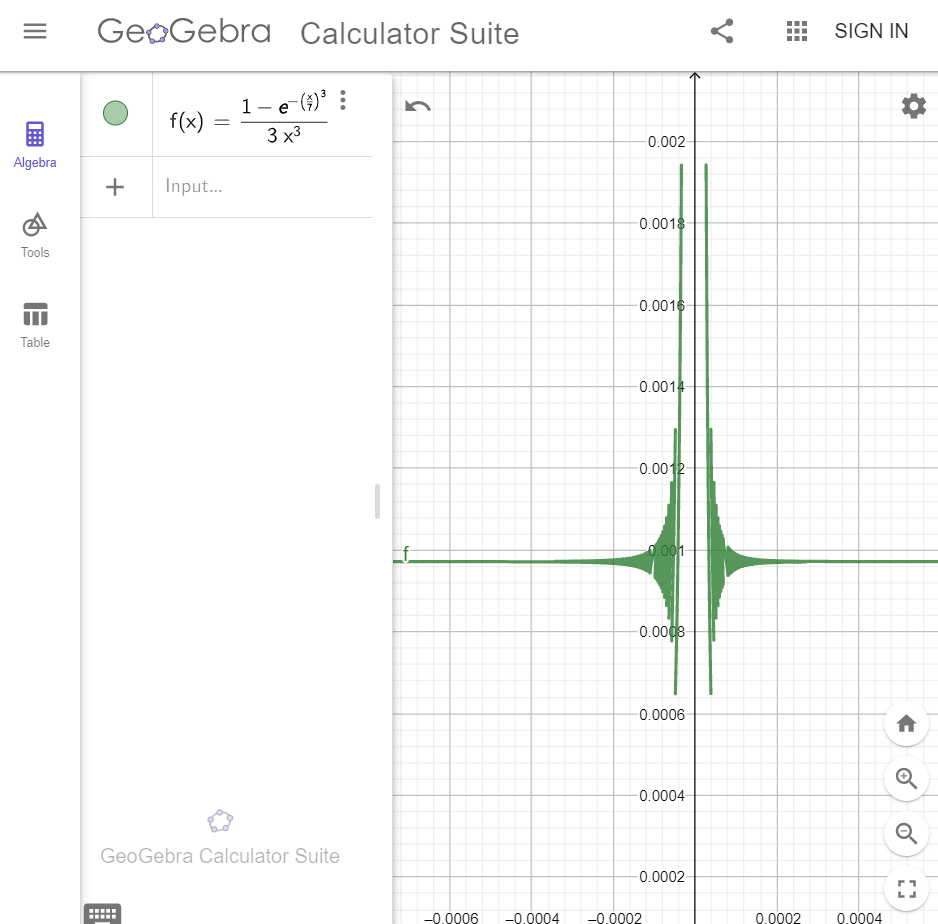
%> input picture Lab_1_part_2/try_2/geogebra_fluctuations.png, 938 x 924 px
$ octave t_7.m   (GNU Octave 9; MATLAB toolbox functions it lacks are replaced by stand-ins)
%> lines starting %> are read from the running program, lines starting %| are printed output that depends on the picture
clc; clear; close all; format long;
% Integral med förbehandling
% Goal: numeric approximation within 1e-9 tolerance.
integrand = @(x) (1 - exp(-(x./7).^3)) ./ (3.*x.^3);

% Ceriet Gabriel Olof
% Gustav Karlander

% Robin gunnarson
% Erik Gelfsgren

% Johan Liu
% Axel Ström

% Mats "David" Hapanees
% Anderw mc pheson

% Markkus Lindgren
% Anton yakubenko

% Cassandra Oscarson
% Lykke Throne-Holst

% a. Plot from x = 0 to x = 50
figure(1)
x_vector = linspace(0, 2*10^(-4)); figure(1);
plot(x_vector, integrand(x_vector))
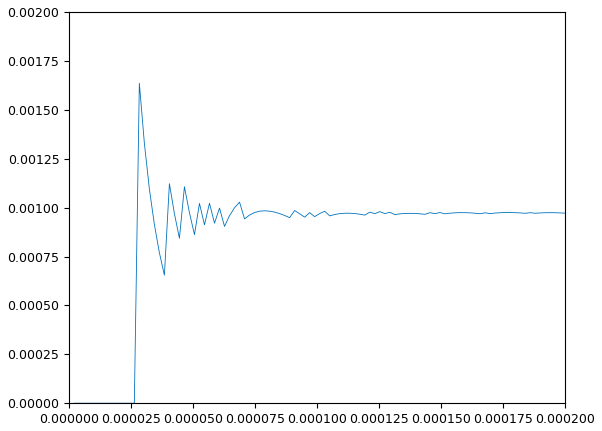
%> figure redrawn from the program's plot data; curve peaks at x = 2.83e-05, y = 0.00164
figure(4)
x_vector = linspace(30, 100);
plot(x_vector, integrand(x_vector))
hold on % let's plot our comparison integrand
plot(x_vector, 1./ x_vector.^3); legend("integrand", "comp")
%> after `legend("integrand", "comp")`:
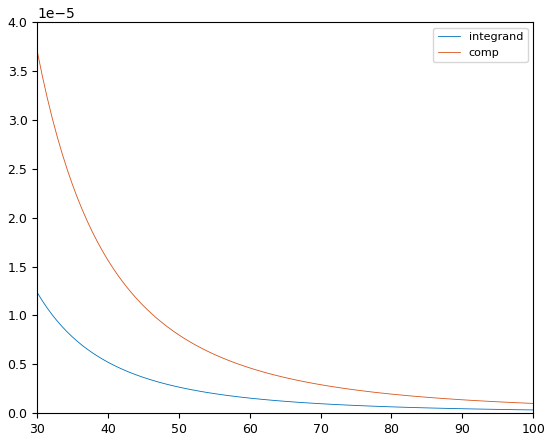
%> figure redrawn from the program's plot data; curve peaks at x = 30, y = 1.23e-05; curve peaks at x = 30, y = 3.7e-05
% Why does it fluctuate so much in the beginning?
% It should be smooth, the integrand is a composition of
% continuous functions. ... but it's almost a division by
% zeros in the very beginning.
figure(2); image(imread('geogebra_fluctuations.png'))
figure(3); image(imread('geogebra_fluctuations_2.png'))
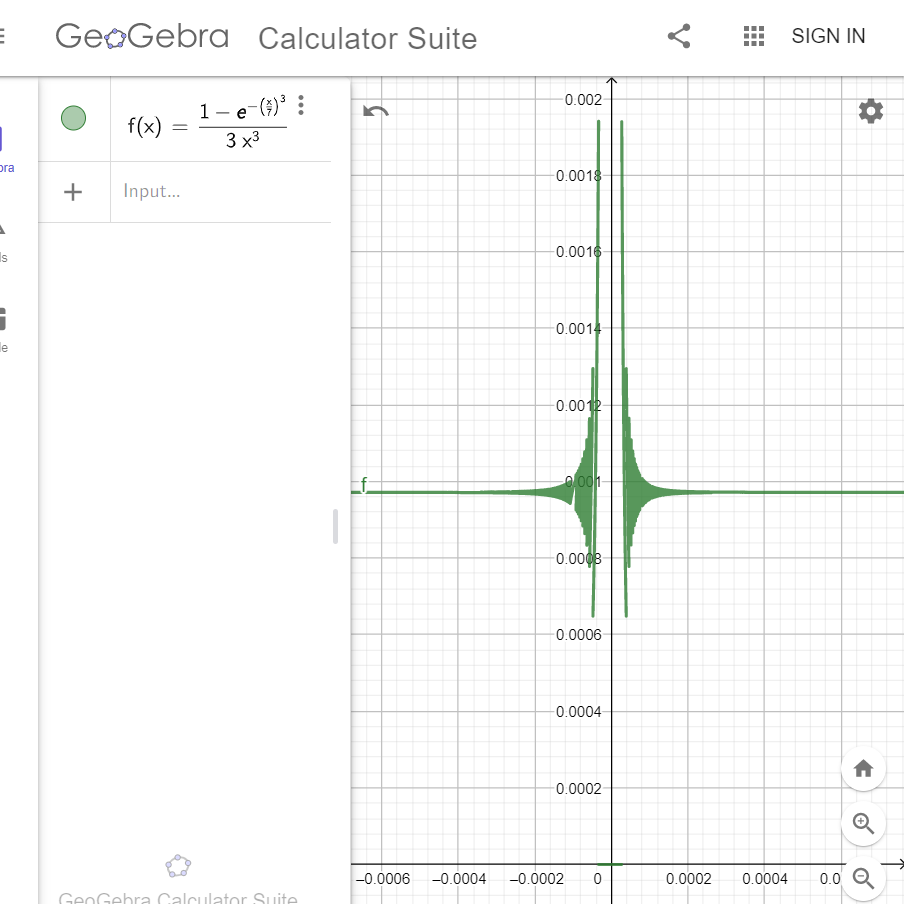
%> input picture Lab_1_part_2/try_2/geogebra_fluctuations_2.png, 904 x 904 px
% It has to have to with machine error of some kind, right?
% Both geogebra and Matlab struggle to evaluate the integrand
% near the vertical asymptot at x = 0.
% Thought: Analytically you *should* be able to punch in
% something like x = 1e-6. That'd get you something like
% 1/ 1e-18. But that's below machine epsilon, around 2e-16
% also 1e+18 is hella large, but maybe Matlab can deal with
% that, I don't know. But the division should be problematic.
% So it defaults to setting the value to zero? And then
% it freaks out? ... I'll have to ask around.

% never mind, it becomes someting close to 0 / 0. Idk.
% you never now what smallest of things make all the
% difference. I can quantify the smallness: 1/375.
% Putting that value in the trapezoid rule is easiest,
% otherwise do an integral estimation. abs(Imax - Imin).
% Also focus on the bright side of life. Egao wo Dozo.
% b. Comparison integral is 1 / 3x^3.
% E <= 1 / (6B^2).
% B = 1e+5 gives E <= 1/6e+10
% Don't be too greedy maybe, we're approaching eps.

% c. Set it equal to ... it looks alot (especially in Geogebra)
% like the fluctuations cancel out. And I have no clue what
% happens around abs(x) < .2*1e-4, but judging from the
% behavious in geogebra I'd maybe make the bold claim it's
% a straight line of y = 1. It's essentially 0 / 0.

B = 1e+5;
x_vector = linspace(0, B); figure(5);
plot(x_vector, integrand(x_vector))
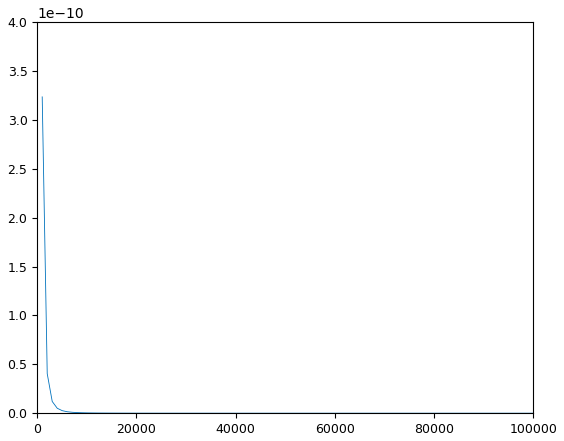
%> figure redrawn from the program's plot data; curve peaks at x = 1010.1, y = 3.23e-10

% Solution to the fluctuation
% now, this might not be very mathematical, but especially in
% Geogebra it looks like a fluctuating pattern which cancels
% out around the line y = 1*e-3. SO, let's take the integral from
% 1*e-4 to B and add (1e-4 * 1e-3 = 1e-7 later.) The error
% resulting from this is probably zero.

% d. Do I need to do more? Unfortunately yes. If I just take the
% integral from 1e-4 to B then that's a very inefficient way,
% since most of the shit is in the interval up to like 1e+4.
% So how about this:
% int = int(f, 1e-4, 1e+4) + int(f, 1e+4, B) + start_shit + end_shit
% The assumption here is that start_shit is 0, that'a claim I make.

% e. Actually compute the integral.
% start with the main shit.
max_points = 4e+8;
%> (the run ends here)
